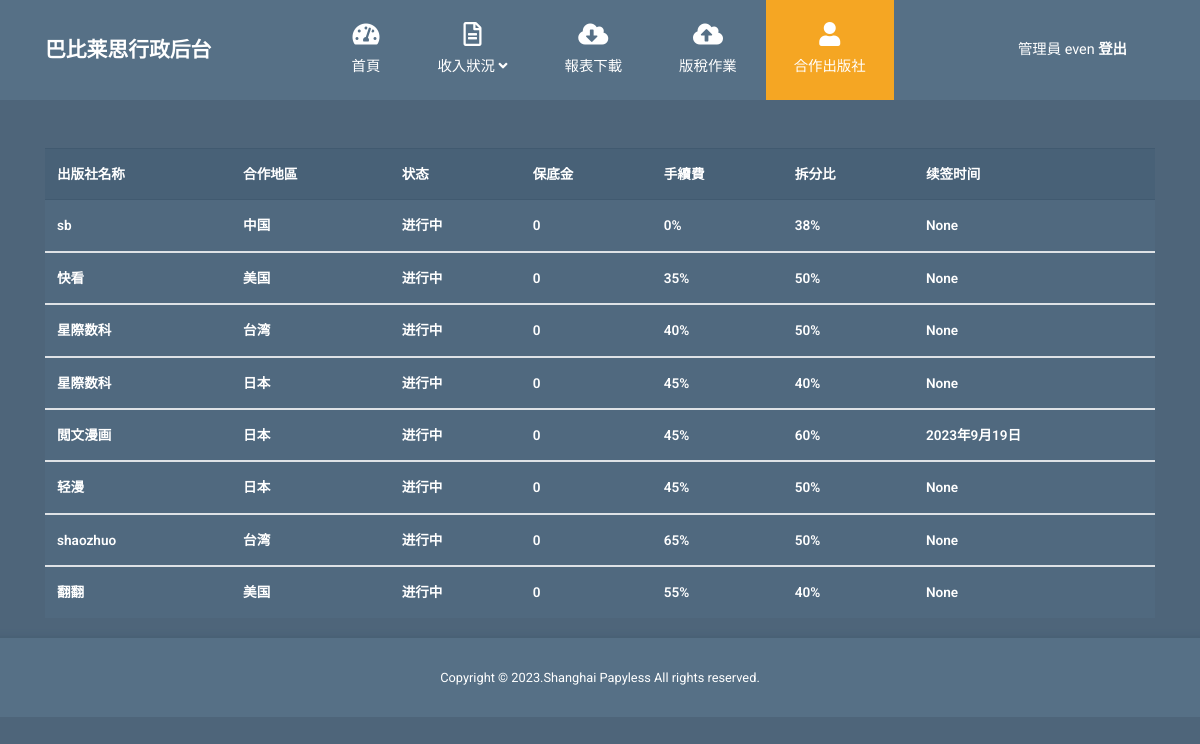
/publisher/ (signed in), run on the app's committed database.
### work/models.py (models this page shows)
class Publisher(models.Model): #资料库首字母一定要大写
    name = models.CharField(max_length=255,verbose_name='出版社名稱')
    AREA_CHOICES = [
        ('中国', '中国'),
        ('台湾', '台湾'),
        ('日本', '日本'),
        ('美国', '美国'),
    ]
    area = models.CharField(
        max_length=10,
        choices=AREA_CHOICES,
        verbose_name='合作地區'
    )
    STATUS_CHOICES = [
        ('进行中', '进行中'),
        ('到期', '到期'),
    ]
    status = models.CharField(
        max_length=10,
        choices=STATUS_CHOICES,
        verbose_name='狀態'
    )
    shelf_name = models.CharField(max_length=55,null=True, blank=True,verbose_name='上架出版社名稱')
    advance_payment = models.IntegerField(default=0,verbose_name='保底金')
    fees_percentage = models.DecimalField(max_digits=5, decimal_places=3,null=True, blank=True,verbose_name='手續費百分比 (%)')
    ratio_percentage = models.DecimalField(max_digits=5, decimal_places=3,null=True, blank=True,verbose_name='拆分比 (%)')
    cycle_months = models.IntegerField(default=0,verbose_name='付款週期(月)')
    EXCHANGE_RATE_METHOD_CHOICES = [
        ('无', '无'),
        ('中间价', '中间价'),
        ('汇款买入价', '汇款买入价'),
        ('汇款卖出价', '汇款卖出价'),
    ]
    exchange_rate_method = models.CharField(
        max_length=10,
        choices=EXCHANGE_RATE_METHOD_CHOICES,
        verbose_name='匯率方式'
    )
    renewal_time = models.DateField(null=True, blank=True,verbose_name='續簽時間')
    start_time = models.DateField(null=True, blank=True,verbose_name='合作開始時間')
    end_time = models.DateField(null=True, blank=True,verbose_name='合作結束時間')
    mark = models.CharField(max_length=255,null=True, blank=True,verbose_name='註記')

### work/views.py (the view)
# urls.py: path('publisher/' ,views.publisher, name='publisher'),
@login_required(login_url='login')
def publisher(request):
    publishers = Publisher.objects.all()
    return render(request, 'publisher.html', {'publishers': publishers})

### work/templates/publisher.html (shortened to what this page needs)
<!DOCTYPE html>
<html lang="en">
  <head>
    <link rel="stylesheet" href="../static/css/fontawesome.min.css" />
    <link rel="stylesheet" href="../static/css/bootstrap.min.css" />
    <link rel="stylesheet" href="../static/css/templatemo-style.css">
  </head>
  <body id="reportsPage">
        <nav class="navbar navbar-expand-xl">
            <div class="container h-100">
                <a class="navbar-brand" href="{% url 'index' %}">
                    <h1 class="tm-site-title mb-0">巴比莱思行政后台</h1>
                </a>
                <div class="collapse navbar-collapse" id="navbarSupportedContent">
                    <ul class="navbar-nav mx-auto h-100">
                        <li class="nav-item">
                            <a class="nav-link" href="#">
                                <i class="fas fa-tachometer-alt"></i>
                                首頁
                            </a>
                        </li>
                        <li class="nav-item dropdown">
                            <a class="nav-link dropdown-toggle" href="#" id="navbarDropdown" role="button" data-toggle="dropdown"
                                aria-haspopup="true" aria-expanded="false">
                                <i class="far fa-file-alt"></i>
                                <span>
                                    收入狀況 <i class="fas fa-angle-down"></i>
                                </span>
                            </a>
                        </li>
                        <li class="nav-item">
                            <a class="nav-link" href="products.html">
                                <i class="fas fa-cloud-download-alt"></i>
                                報表下載
                            </a>
                        </li>
                        <li class="nav-item">
                            <a class="nav-link" href="accounts.html">
                                <i class="fas fa-cloud-upload-alt"></i>
                                版稅作業
                            </a>
                        </li>
                        <li class="nav-item">
                            <a class="nav-link active" href="{% url 'publisher' %}">
                                <i class="fas fa-user"></i>
                                合作出版社
                            </a>
                        </li>
                    </ul>
                    <ul class="navbar-nav">
                        <li class="nav-item">
                            <a class="nav-link d-block" href="{% url 'login' %}">
                              {{user.last_name}} {{user.username}} <b>登出</b>
                            </a>
                        </li>
                    </ul>
                </div>
            </div>
        </nav>
    <div class="container mt-5">
              <table class="table table-hover tm-table-small tm-product-table">
                <thead>
                  <tr>
                    <th scope="col">出版社名称</th>
                    <th scope="col">合作地區</th>
                    <th scope="col">状态</th>
                    <th scope="col">保底金</th>
                    <th scope="col">手續費</th>
                    <th scope="col">拆分比</th>
                    <th scope="col">续签时间</th>
                  </tr>
                </thead>
                {% for publisher in publishers %}
                <tbody>
                  <tr>
                    <td>{{publisher.name}}</td>
                    <td>{{publisher.area}}</td>
                    <td>{{publisher.status}}</td>
                    <td>{{publisher.advance_payment}}</td>
                    <td>{% widthratio publisher.fees_percentage 1 100 %}%</td>
                    <td>{% widthratio publisher.ratio_percentage 1 100 %}%</td>
                    <td>{{publisher.renewal_time}}</td>
                  </tr>
                </tbody>
                {% endfor %}
              </table>
    </div>
    <footer class="tm-footer row tm-mt-small">
      <div class="col-12 font-weight-light">
        <p class="text-center text-white mb-0 px-4 small">
          Copyright &copy; 2023.Shanghai Papyless All rights reserved.
        </p>
      </div>
    </footer>
  </body>
</html>

### work/static/css/templatemo-style.css (style rules this page uses)
html { font-size: 16px; overflow-x: hidden; }
body { font-family: Roboto, Helvetica, Arial, sans-serif; background-color: #4e657a; overflow-x: hidden; }
a { transition: all 0.3s ease; }
.navbar-brand { display: flex; align-items: center; }
.tm-site-title { display: inline-block; text-transform: uppercase; font-size: 1.3rem; font-weight: 700; color: #fff; }
.navbar { height: 100px; background-color: #567086; padding: 0; }
.navbar .container { position: relative; }
.tm-mt-small { margin-top: 20px; }
.nav-link { color: #fff; height: 100%; display: flex; align-items: center; justify-content: center; flex-direction: column; font-size: 90%; }
.nav-link > i { margin-bottom: 10px; margin-right: 0; font-size: 1.5rem; }
.dropdown-item, .nav-link { padding: 15px 20px; }
.navbar-nav .active > .nav-link, .navbar-nav .nav-link.active { background-color: #f5a623; color: #fff; }
.navbar-nav .nav-link.active i { color: #fff; }
.nav-item { text-align: center; }
.nav-item:last-child { margin-right: 0; }
.dropdown-toggle::after { display: none; }
.table { background-color: #50697f; color: #fff; font-size: 85%; margin-bottom: 0; }
thead { background-color: #486177; color: #fff; }
.table thead th { border-bottom: 0; }
.table td, .table th { border-top: 1px solid #415a70; padding: 15px 25px; vertical-align: middle; }
.tm-table-small td, .tm-table-small th { padding-left: 12px; padding-right: 12px; }
.table-hover tbody tr { transition: all 0.2s ease; }
.tm-product-table tr { font-weight: 600; }
.tm-footer { background-color: #567086; padding-top: 30px; padding-bottom: 30px; -webkit-box-shadow: 0 -3px 5px 0 rgba(69, 92, 113, 0.59); -moz-box-shadow: 0 -3px 5px 0 rgba(69, 92, 113, 0.59); box-shadow: 0 -3px 5px 0 rgba(69, 92, 113, 0.59); }
@media (min-width: 1200px) { .navbar-expand-xl .navbar-nav .nav-link { padding-left: 28px; padding-right: 28px; } }
@media (min-width: 1200px) { .navbar-collapse { height: 100%; } }
@media (max-width: 1275px) and (min-width: 1200px) { .nav-item { margin-right: 15px; } }
@media (max-width: 1350px) { .nav-item { margin-right: 1px; } }

### data on the page
Publisher: name "sb", area "中国", status "进行中", advance_payment "0", fees_percentage "0", ratio_percentage "38", renewal_time "None"
Publisher: name "快看", area "美国", status "进行中", advance_payment "0", fees_percentage "35", ratio_percentage "50", renewal_time "None"
Publisher: name "星際数科", area "台湾", status "进行中", advance_payment "0", fees_percentage "40", ratio_percentage "50", renewal_time "None"
Publisher: name "星際数科", area "日本", status "进行中", advance_payment "0", fees_percentage "45", ratio_percentage "40", renewal_time "None"
Publisher: name "閲文漫画", area "日本", status "进行中", advance_payment "0", fees_percentage "45", ratio_percentage "60", renewal_time "2023年9月19日"
Publisher: name "轻漫", area "日本", status "进行中", advance_payment "0", fees_percentage "45", ratio_percentage "50", renewal_time "None"
Publisher: name "shaozhuo", area "台湾", status "进行中", advance_payment "0", fees_percentage "65", ratio_percentage "50", renewal_time "None"
Publisher: name "翻翻", area "美国", status "进行中", advance_payment "0", fees_percentage "55", ratio_percentage "40", renewal_time "None"

### other printed values
{{ user.last_name }} "管理員"
{{ user.username }} "even"
